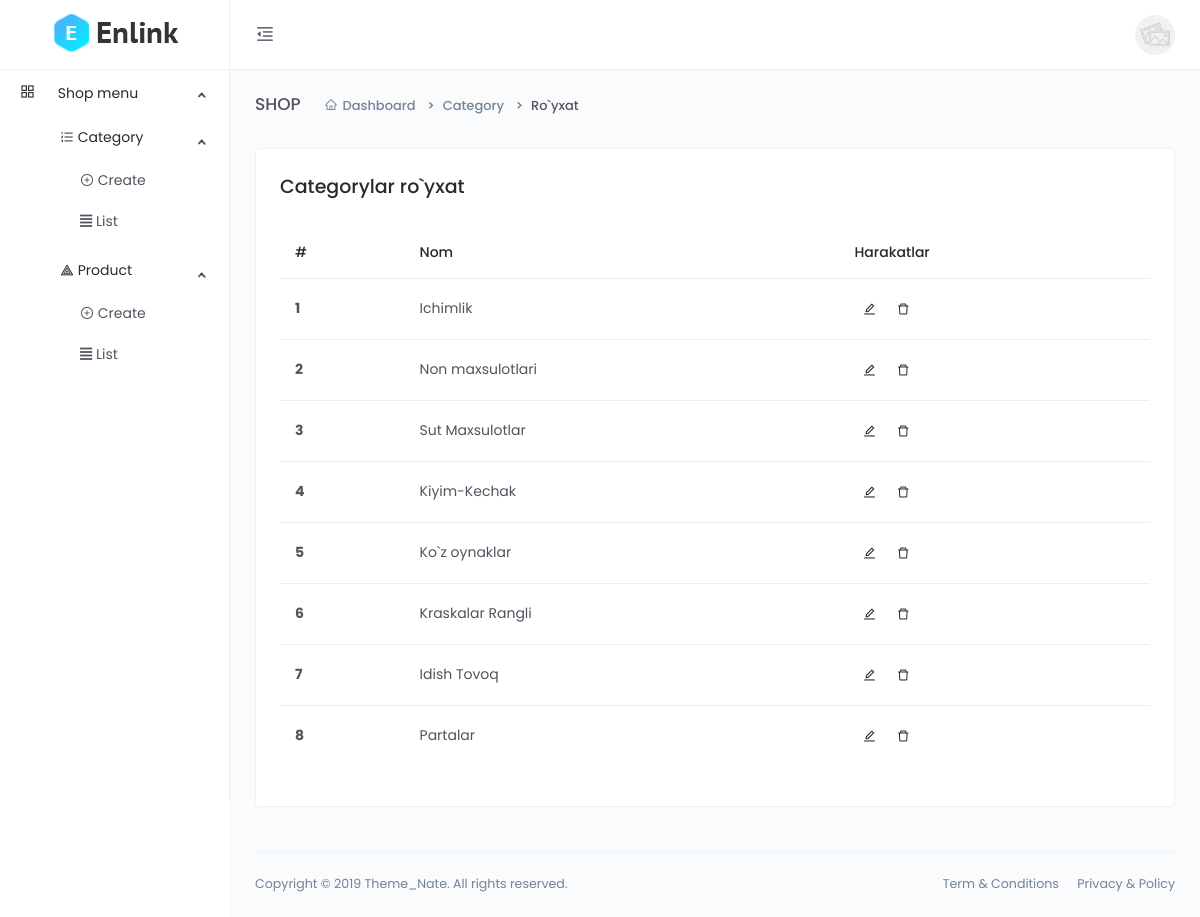
The page /dashboard/category-list on the database its author committed.
### main/models.py (models this page shows, shortened)
class Category(models.Model):
    name = models.CharField(max_length=255, unique=True)
    code = models.CharField(max_length=255, blank=True)

### main/dashboard/views.py (the view)
# urls.py: path('category-list', views.category_list, name='category_list'),
def category_list(request):
    queryset = models.Category.objects.all()
    context = {
        'queryset':queryset
        }
    return render(request, 'dashboard/category/list.html', context)

### templates/dashboard/category/list.html (shortened to what this page needs)
{% extends 'dashboard/base.html' %}
{% block content %}
<div class="main-content">
    <div class="page-header">
        <h2 class="header-title">SHOP</h2>
        <div class="header-sub-title">
            <nav class="breadcrumb breadcrumb-dash">
                <a href="#" class="breadcrumb-item"><i class="anticon anticon-home m-r-5"></i>Dashboard</a>
                <a class="breadcrumb-item" href="#">Category</a>
                <span class="breadcrumb-item active">Ro`yxat</span>
            </nav>
        </div>
    </div>
    <div class="card">
        <div class="card-body">
            <h4>Categorylar ro`yxat</h4>
            <div class="m-t-25">
                <div class="table-responsive">
                    <table class="table">
                        <thead>
                            <tr>
                                <th scope="col">#</th>
                                <th scope="col">Nom</th>
                                <th scope="col">Harakatlar</th>
                            </tr>
                        </thead>
                        <tbody>
                            {% for q in queryset %}
                            <tr>
                                <th scope="row">{{forloop.counter}}</th>
                                <td>{{q.name}}</td>
                                <td>
                                    <button type="button" class="btn btn-icon btn-hover btn-sm btn-rounded pull-right" data-toggle="modal" data-target=".bd-example-modal-lg{{forloop.counter}}">
                                        <i class="anticon anticon-edit"></i>
                                    </button>
                                    <button type="button" class="btn btn-icon btn-hover btn-sm btn-rounded" data-toggle="modal" data-target=".bd-example-modal-sm{{forloop.counter}}">
                                        <i class="anticon anticon-delete"></i>
                                    </button>
                                </td>
                            </tr>
                            {% endfor %}
                        </tbody>
                    </table>
                </div>
            </div>
        </div>
    </div>
</div>
{% endblock %}

### rows shown on the page
Category: name "Ichimlik"
Category: name "Non maxsulotlari"
Category: name "Sut Maxsulotlar"
Category: name "Kiyim-Kechak"
Category: name "Ko`z oynaklar"
Category: name "Kraskalar Rangli"
Category: name "Idish Tovoq"
Category: name "Partalar"
